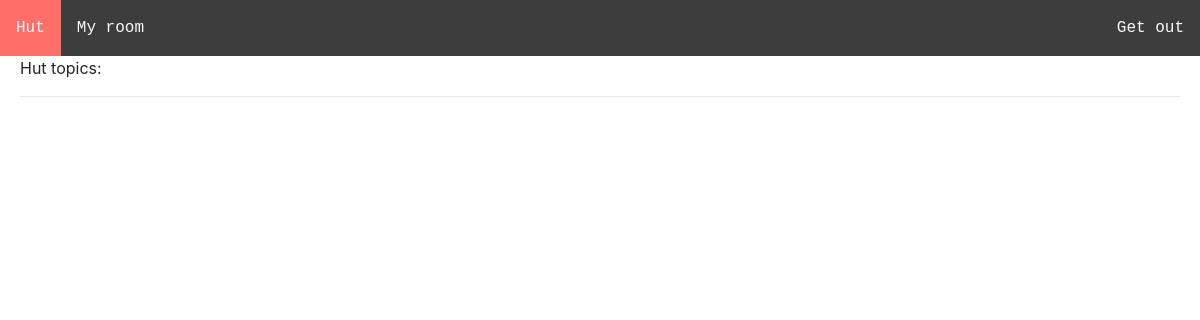
Page / (signed in) on the earlier database version.
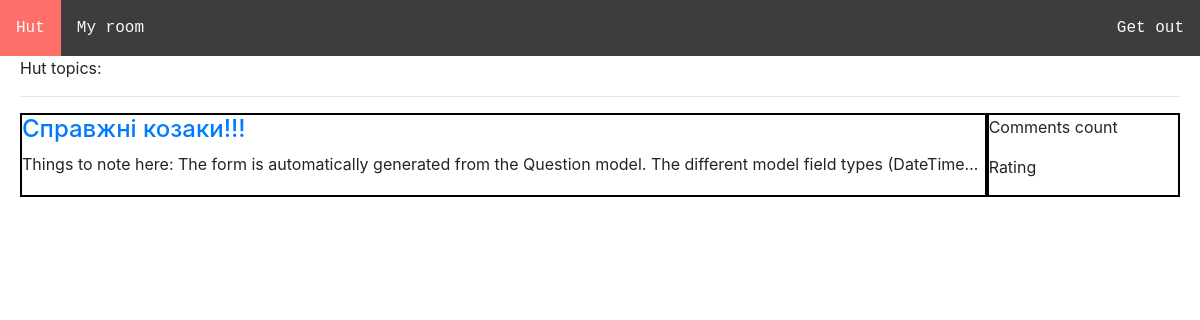
Same page on the later database version.
### homepage/models.py (models this page shows, shortened)
class Topic(models.Model):
    user = models.ForeignKey(User, on_delete=models.SET_DEFAULT, default=5)
    title = models.CharField(max_length=100, unique=True)
    tags = models.ManyToManyField('Tag')
    text = models.TextField()
    rating = models.PositiveSmallIntegerField(default=0)

### homepage/views.py (the view)
# urls.py: path('', views.home, name='home'),
def home(request):
    if request.user.is_authenticated is False:
        return redirect('login:user_login')
    else:
        topic_names = Topic.objects.all()
        context = {
            'name': request.user,
            'topic_names': topic_names
            }
        return render(request, 'homepage/home.html', context)

### homepage/templates/homepage/home.html (shortened to what this page needs)
{% extends 'homepage/layout.html' %}
{% block head%}
    {% load static %}
    <link rel="stylesheet" type="text/css" href="{% static 'homepage/homepage.css' %}">
{% endblock %}
{% block content %}
    <p>Hut topics:</p>
    <hr>
    {% for topic_name in topic_names %}
        <div class="container-fluid">
            <div class="row">
            <div class="col-7 col-md-10 px-0 table-col">
                <a href="{% url 'homepage:topic' topic_name.pk %}">
                    <h4>{{ topic_name.title }}</h4>
                </a>
                <p id="descr">{{ topic_name.text }}</p>
            </div>
            <div class="col-5 col-md-2 px-0 table-col">
                <p>Comments count</p>
                <p>Rating</p>
            </div>
            </div>
        </div>
    {% endfor %}
 {% endblock %}

Differences in the rows shown:
added Topic: title "Справжні козаки!!!", text "Things to note here: The form is automatically generated from the Question model. The different model field types (DateTime…"
